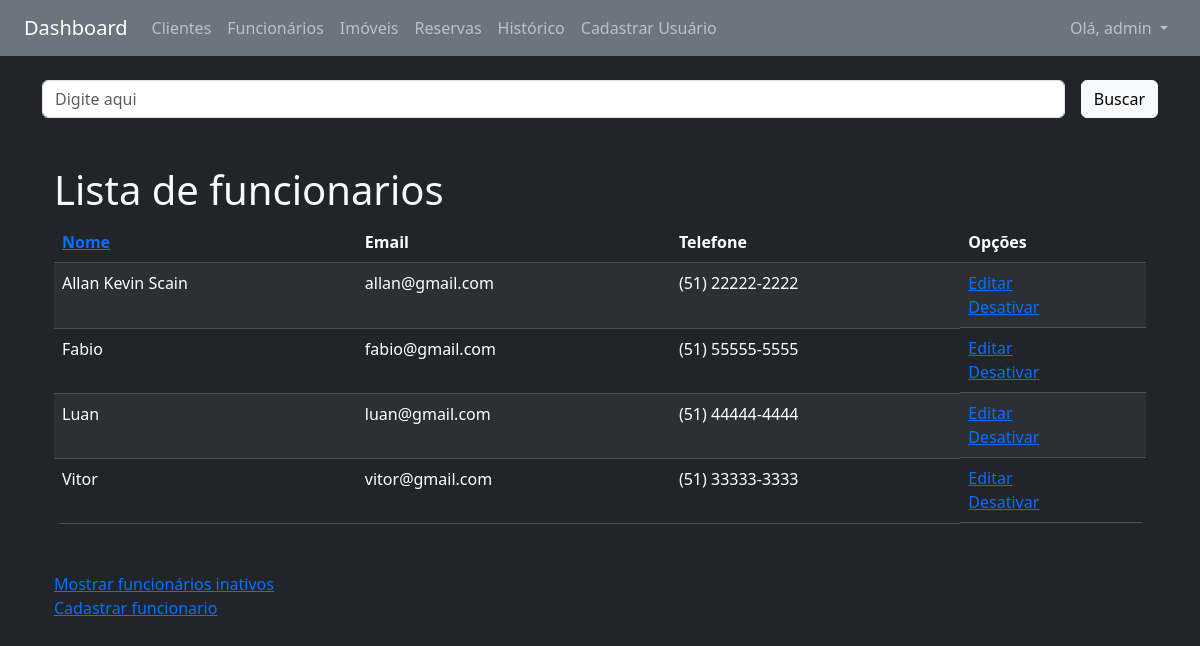
Page /funcionarios/nome/ (signed in) on the earlier database version.
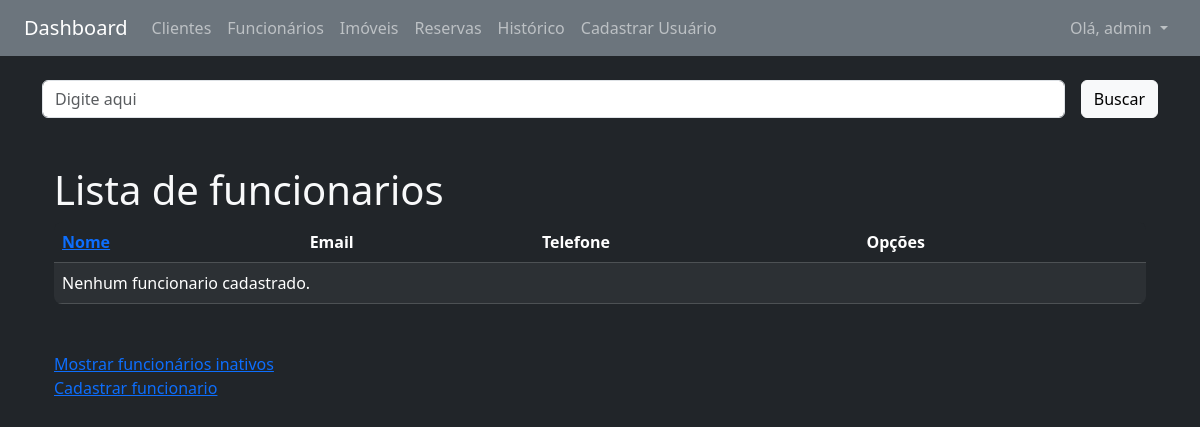
Same page on the later database version.
### funcionarios/models.py (models this page shows, shortened)
class Funcionario(models.Model):
    nome = models.CharField(max_length=100)
    email = models.EmailField(unique=True)
    telefone = models.CharField(max_length=20, blank=True)
    ativo = models.BooleanField(default=True)
    user = models.OneToOneField(
        User, on_delete=models.SET_NULL, null=True, blank=True)

### funcionarios/views.py (the view)
# urls.py: path('<campo>/', funcionarios, name="lista"),
@login_required
def funcionarios(request, campo):
    if not request.user.is_superuser:
        messages.error(request, "Voce não possui acesso a essa página.")
        return redirect('core:index')
    query = request.GET.get('busca', '')
    if campo == 'nome' and query:
        funcionarios = Funcionario.objects.filter(
            ativo=True, nome__icontains=query)
    else:
        funcionarios = Funcionario.objects.filter(ativo=True)
    if campo:
        campo_ordenacao = ORDENACAO_FUNCIONARIO_LOOKUP.get(campo, 'nome')
        funcionarios = funcionarios.order_by(campo_ordenacao)
    dados = {'funcionarios': funcionarios,
             'ativos': True, 'query': query, 'campo': campo}
    return render(request, 'funcionarios/lista.html', dados)

### core/templatetags/format_filters.py (called while the page is built)
@register.filter
def format_telefone(value):
    telefone = re.sub(r'\D', '', value)
    if len(telefone) == 11:
        return f"({telefone[:2]}) {telefone[2:7]}-{telefone[7:]}"
    elif len(telefone) == 10:
        return f"({telefone[:2]}) {telefone[2:6]}-{telefone[6:]}"
    return value

### funcionarios/templates/funcionarios/lista.html (shortened to what this page needs)
{% extends 'base.html' %}
{% load heroicons %}
{% load format_filters %}
{% block content %}
{% include 'partials/_busca.html' %}
<div class="container-sm mt-5">
    <h1 class="h1">Lista de funcionarios</h1>
</div>
<div class="container-sm mt-2">
    <div class="bg-dark rounded-3 overflow-hidden">
        <table cellpadding="5" cellspacing="1" class="table table-dark table-striped mb-0">
            <thead>
                <tr>
                    <th>
                        {% if ativos %}
                        <a href="{% url 'funcionarios:lista' 'nome' %}">Nome</a>
                        {% else %}
                        <a href="{% url 'funcionarios:lista_inativos' 'nome' %}">Nome</a>
                        {% endif %}
                    </th>
                    <th>Email</th>
                    <th>Telefone</th>
                    <th>Opções</th>
                </tr>
            </thead>
            <tbody>
                {% for funcionario in funcionarios %}
                <tr>
                    <td>{{ funcionario.nome }}</td>
                    <td>{{ funcionario.email }}</td>
                    <td>{{ funcionario.telefone|format_telefone }}</td>
                    <td class="d-flex flex-column">
                        <a href="{% url 'funcionarios:editar' funcionario.id %}">Editar</a>
                        {% if ativos %}
                        <a href="{% url 'funcionarios:desativar' funcionario.id %}">Desativar</a>
                        {% else %}
                        <a href="{% url 'funcionarios:ativar' funcionario.id %}">Ativar</a>
                        {% endif %}
                    </td>
                </tr>
                {% empty %}
                <tr>
                    <td colspan="5">Nenhum funcionario cadastrado.</td>
                </tr>
                {% endfor %}
            </tbody>
        </table>
    </div>
</div>
<div class="container-sm mt-5 d-flex flex-column">
    {% if ativos %}
    <a href="{% url 'funcionarios:lista_inativos' 'nome' %}">Mostrar funcionários inativos</a>
    {% else %}
    <a href="{% url 'funcionarios:lista' 'nome' %}">Mostrar funcionários ativos</a>
    {% endif %}
    <a href="{% url 'funcionarios:cadastrar' %}">Cadastrar funcionario</a>
</div>
{% endblock %}

Differences in the rows shown:
removed Funcionario: nome "Allan Kevin Scain", email "allan@gmail.com", telefone "(51) 22222-2222"
removed Funcionario: nome "Fabio", email "fabio@gmail.com", telefone "(51) 55555-5555"
removed Funcionario: nome "Luan", email "luan@gmail.com", telefone "(51) 44444-4444"
removed Funcionario: nome "Vitor", email "vitor@gmail.com", telefone "(51) 33333-3333"
Other differences:
text now shown: "Nenhum funcionario cadastrado."
